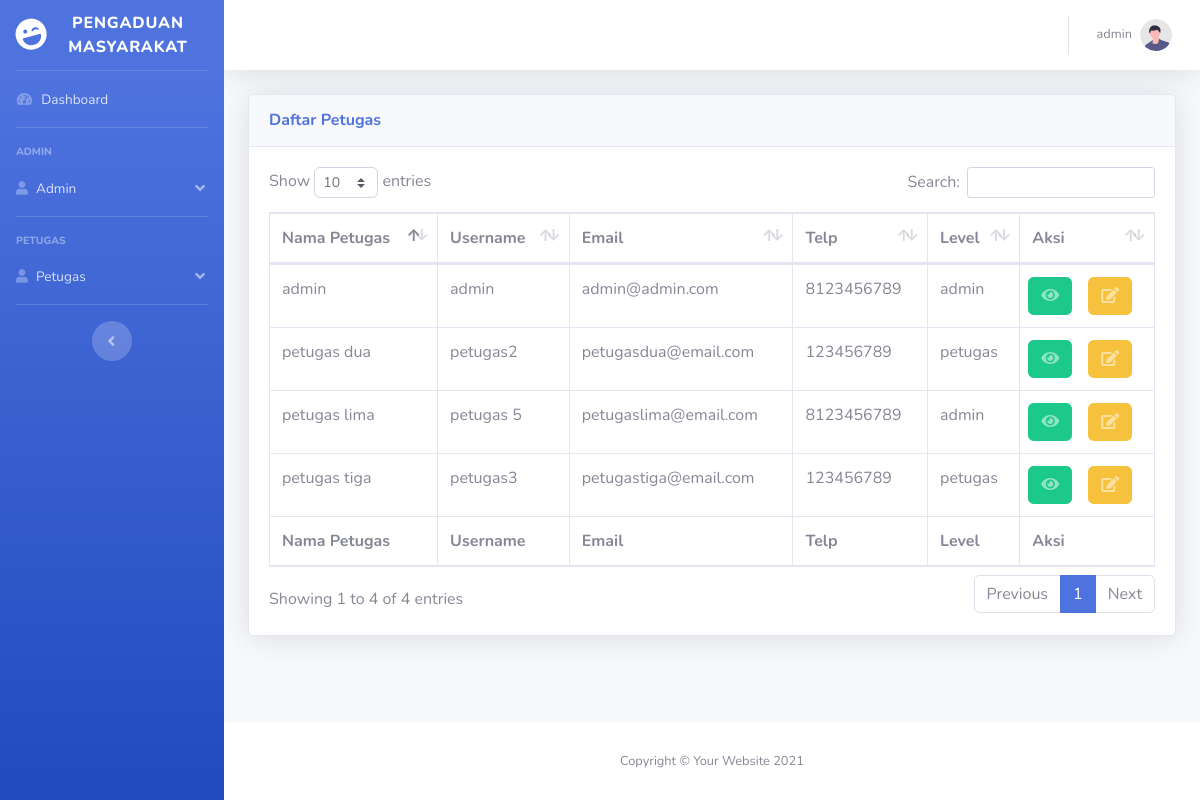
The page /public/admin/daftarpetugas (signed in) on the database its author committed.
### tables this page shows
CREATE TABLE `petugas` (
  `id_petugas` int NOT NULL,
  `id_level` int NOT NULL,
  `nama_petugas` varchar(35) DEFAULT NULL,
  `username` varchar(32) DEFAULT NULL,
  `email` varchar(32) DEFAULT NULL,
  `telp` varchar(13) DEFAULT NULL,
  `password` varchar(32) DEFAULT NULL
);

CREATE TABLE `level` (
  `id_level` int NOT NULL,
  `nama_level` varchar(32) DEFAULT NULL
);

### app/core/Controller.php (called while the page is built, shortened)
<?php
class Controller {
    public function view($view, $data = [])
    {
        require_once "../app/views/{$view}.php";
    }
    public function model($model)
    {
        return new $model;
    }
}

### app/controllers/Admin.php (called while the page is built, shortened)
<?php
class Admin extends Controller {
    public function daftarPetugas()
    {
        $petugas = $this->model('petugas_model')->getAllPetugas();
        $data = [
            'title' => 'Daftar Petugas',
            'controller' => 'adminPetugas',
            'petugas' => $petugas,
        ];
        $this->view('admin/petugas/index', $data);
    }
}

### app/core/App.php (called while the page is built, shortened)
<?php
class App {
    protected $method = 'index';
    protected $params = [];
    public function __construct()
    {
        $url = $this->parseURL();
        if(isset($url[0]))
        {
            if(file_exists('../app/controllers/' . $url[0] . '.php'))
            {
                unset($url[0]);
            }
        }
        $this->controller = new $this->controller;
        if(isset($url[1]))
        {
            if(method_exists($this->controller, $url[1]))
            {
                $this->method = $url[1];
            }
        }
        call_user_func_array([$this->controller, $this->method], $this->params);
    }
    public function parseURL()
    {
        if(isset($_GET['url']))
        {
            $url = rtrim($_GET['url'], '/');
            $url = filter_var($url, FILTER_SANITIZE_URL);
            $url = explode('/', $url);
            return $url;
        }
    }
}

### public/index.php (called while the page is built, shortened)
<?php
$app = new App;

### app/core/Database.php (called while the page is built, shortened)
<?php
class Database {
    private $host = DB_HOST;
    private $user = DB_USER;
    private $pass = DB_PASS;
    private $db_name = DB_NAME;
    private $dbh;
    private $stmt;
    public function __construct()
    {
        $dsn = 'mysql:host=' . $this->host . ';dbname=' . $this->db_name;
        $options = [
            PDO::ATTR_PERSISTENT => true,
            PDO::ATTR_ERRMODE => PDO::ERRMODE_EXCEPTION,
        ];
        try {
            $this->dbh = new PDO($dsn, $this->user, $this->pass, $options);
        }
        catch (PDOException $e){
            die($e->getMessage());
        }
    }
    public function query($query)
    {
        $this->stmt = $this->dbh->prepare($query);
    }
    public function execute()
    {
        $this->stmt->execute();
    }
    public function resultSet()
    {
        $this->execute();
        return $this->stmt->fetchAll(PDO::FETCH_ASSOC);
    }
}

### app/models/Petugas_model.php (called while the page is built, shortened)
<?php
class Petugas_model {
    private $table = 'petugas';
    private $db;
    public function __construct()
    {
        $this->db = new Database;
    }
    public function getAllPetugas()
    {
        $query = "SELECT p.id_petugas, p.nama_petugas, p.username, p.email, p.telp, l.id_level, l.nama_level FROM {$this->table} as p LEFT JOIN level AS l ON l.id_level = p.id_level";
        $this->db->query($query);
        return $this->db->resultSet();
    }
}

### app/views/admin/petugas/index.php (the view)
    <div class="container-fluid">
        <div class="card shadow mb-4">
            <div class="card-header py-3">
                <h6 class="m-0 font-weight-bold text-primary">Daftar Petugas</h6>
            </div>
            <div class="card-body">
                <div class="table-responsive">
                    <table class="table table-bordered" id="dataTable" width="100%" cellspacing="0">
                        <thead>
                            <tr>
                                <th>Nama Petugas</th>
                                <th>Username</th>
                                <th>Email</th>
                                <th>Telp</th>
                                <th>Level</th>
                                <th>Aksi</th>
                            </tr>
                        </thead>
                        <tfoot>
                            <tr>
                                <th>Nama Petugas</th>
                                <th>Username</th>
                                <th>Email</th>
                                <th>Telp</th>
                                <th>Level</th>
                                <th>Aksi</th>
                            </tr>
                        </tfoot>
                        <tbody>
                            <?php foreach($data['petugas'] as $petugas): ?>
                                <tr>
                                    <td><?=$petugas['nama_petugas']?></td>
                                    <td><?=$petugas['username']?></td>
                                    <td><?=$petugas['email']?></td>
                                    <td><?=$petugas['telp']?></td>
                                    <td><?=$petugas['nama_level']?></td>
                                    <td>
                                        <div class="row">
                                            <a href="<?= BASE_URL ?>/admin/detailpetugas/<?= $petugas['id_petugas'] ?>" class="btn btn-success mx-2">
                                                <i class="fas fa-eye text-white-50"></i>
                                            </a>
                                            <a href="<?= BASE_URL ?>/admin/editpetugas/<?= $petugas['id_petugas'] ?>" class="btn btn-warning mx-2">
                                                <i class="fas fa-edit text-white-50"></i>
                                            </a>
                                        </div>
                                    </td>
                                </tr>
                            <?php endforeach ?>
                        </tbody>
                    </table>
                </div>
            </div>
        </div>
    </div>
</div>

### rows shown on the page
petugas: nama_petugas "petugas lima", username "petugas 5", email "petugaslima@email.com", telp "8123456789", id_level.nama_level "admin"
petugas: nama_petugas "admin", username "admin", email "admin@admin.com", telp "8123456789", id_level.nama_level "admin"
petugas: nama_petugas "petugas dua", username "petugas2", email "petugasdua@email.com", telp "123456789", id_level.nama_level "petugas"
petugas: nama_petugas "petugas tiga", username "petugas3", email "petugastiga@email.com", telp "123456789", id_level.nama_level "petugas"

### other values the page prints
$_SESSION['user']['nama_petugas'] "admin"
